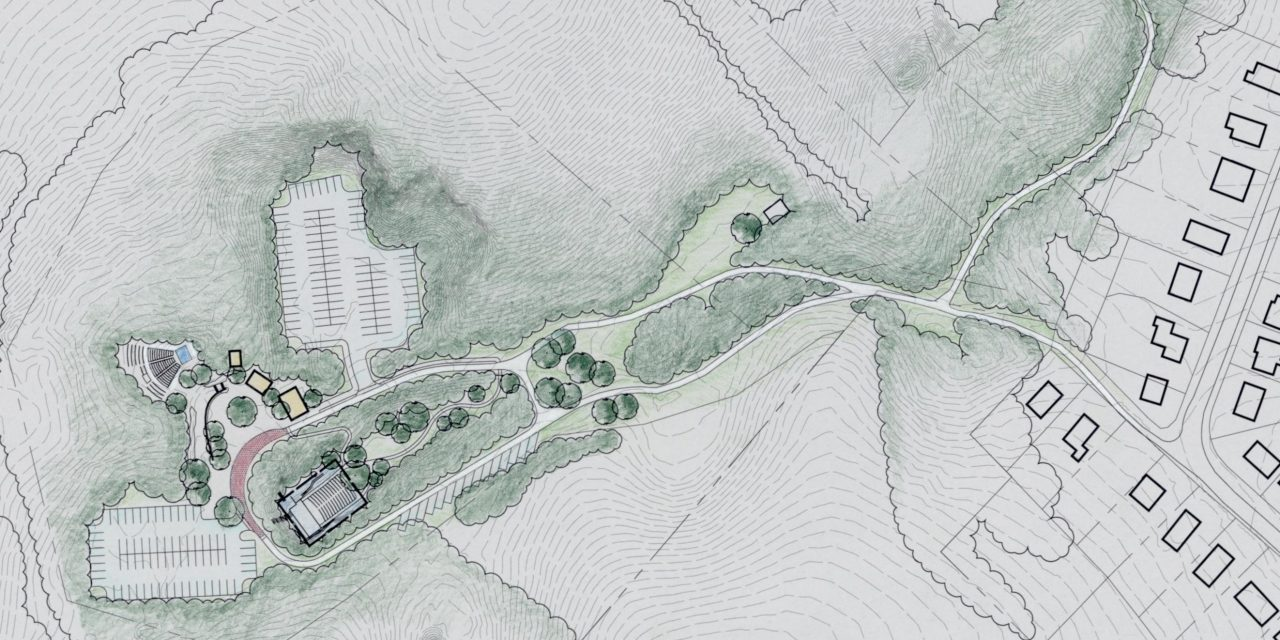
#> input picture content/projects/lime-kiln-theater/photos/01-1280.jpg, 1280 x 640 px, found by its file name
$ python make_ground.py content/projects/lime-kiln-theater/photos/01-1280.jpg
#> lines starting #> are read from the running program, lines starting #| are printed output that depends on the picture
#> in main, image is the input picture: PIL image 1280x640 RGB; mean R, G, B 193.7, 198.2, 197.5
#!/usr/bin/env python3
"""Make the ground of the site from one of the firm's own drawings.

Usage:
    python3 tools/make_ground.py content/projects/lime-kiln-theater/photos/01-1280.jpg
    python3 tools/make_ground.py DRAWING wide_from wide_to tall_from tall_to

The ground is the faint linework that runs behind every page. This reads one drawing, enlarges
it to twice its size so that its lines stay sharp on a large screen, keeps only its lines (the
paper becomes white and the pencil shading is kept very light), prints them in the green of
the logo, and writes two sheets into static/assets/img/:

    ground-wide.webp   for computers and tablets, where one copy spans the window
    ground-tall.webp   for phones, where the window shows a narrow part of a page at a time

Each sheet holds its part of the drawing twice, the second time reversed left to right, and
the joins are blended, so the sheet repeats down a page without a visible seam and without
the same feature turning up twice side by side.

The four numbers say which part of the drawing's width each sheet uses, as shares from the
left edge. The defaults suit the Lime Kiln plan: the wide sheet takes 0 to 0.74 (everything
but the house lots at the right), and the tall sheet takes 0.34 to 0.78 (the slopes, the
woods and the drive, without the parking lots, which a phone would show over and over).
Choose a drawing without lettering: lettering would show, faintly, behind the text of every
page.

Needs Pillow:  pip install pillow
"""

import os
import sys

try:
    from PIL import Image, ImageChops, ImageFilter, ImageOps
except ImportError:
    sys.exit("Pillow is missing. Install it with:  pip install pillow")

INK = (0x64, 0x80, 0x70)   # the green of the logo, "--sage" in the stylesheet
ENLARGE = 2                # the drawing is enlarged this many times before its lines are taken
PEAK = 0.55                # how dark the strongest line gets, as a share of the ink
LINES = 3.2                # how strongly thin marks are picked out against their surroundings
FLOOR, CEILING = 0.10, 0.75  # marks fainter than FLOOR are dropped (paper grain, scanner noise); CEILING and above print at full strength
SHADING = 0.14             # how much of the broad pencil shading is kept
BLEND = 180                # rows over which one copy of the drawing passes into the next


def linework(image):
    """The drawing as a grayscale picture of its marks alone: white marks on black, 255 the strongest."""
    gray = image.convert("L")
    if ENLARGE != 1:
        gray = gray.resize((gray.width * ENLARGE, gray.height * ENLARGE), Image.LANCZOS)
#> gray: PIL image 2560x1280 L
    counts = gray.histogram()
#> counts = 256 values, max 195120 at index 219, min 0 at index 252, mean 12800
    target, seen, paper = sum(counts) * 0.88, 0, 255
#> target = 2883584; seen = 0; paper = 255
    for tone, count in enumerate(counts):
        seen += count
        if seen >= target:
            paper = max(1, tone)                             # the tone of the bare paper
            break
#> this loop made 220 passes
#> (seen, paper) on pass 220: (2888116, 219)
#> (count, seen) on passes 1 to 6: (712, 712), (243, 955), (293, 1248), (302, 1550), (347, 1897), (382, 2279)
#> after the loop, seen = 2888116
    flat = gray.point(lambda v: min(255, round(v * 255 / paper)))
    soft = flat.filter(ImageFilter.GaussianBlur(5 * ENLARGE))
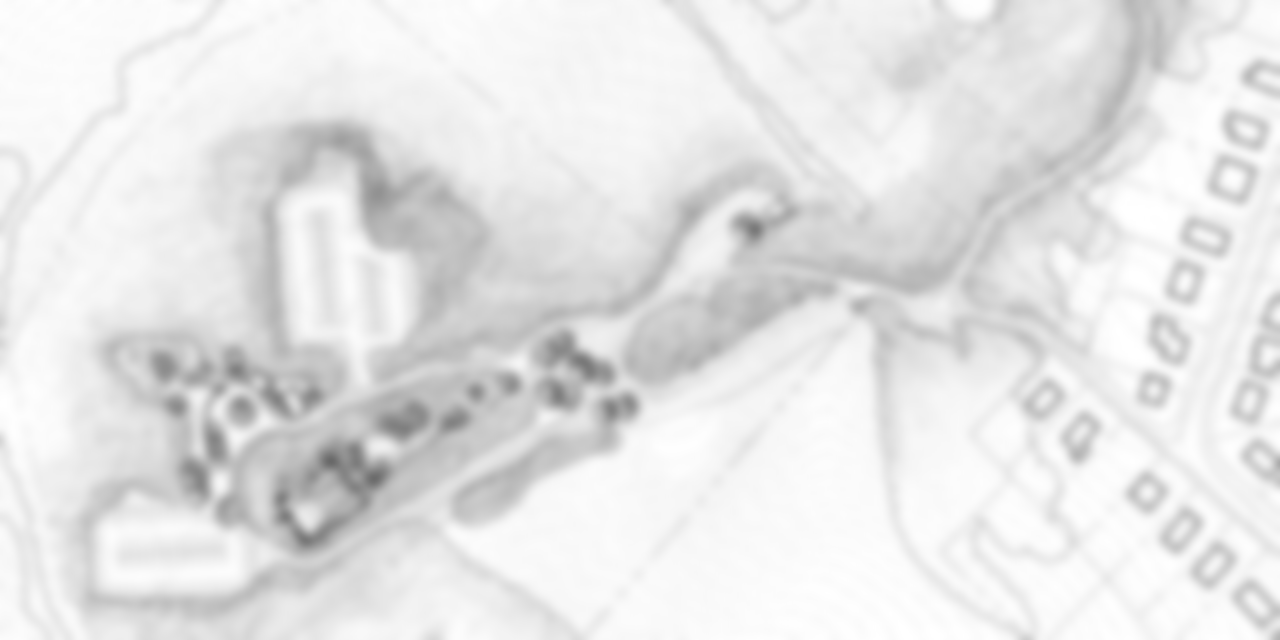
#> soft: PIL image 2560x1280 L (shown at 1/2 size); min 104, max 255, mean 228.9
    lines = ImageChops.subtract(soft, flat, scale=1 / LINES)  # marks darker than their surroundings

    def firm(v):
        # a steeper edge to every line, so that an enlarged line stays a line and does not turn to fog
        t = min(1.0, max(0.0, (v / 255 - FLOOR) / (CEILING - FLOOR)))
        return round(255 * t * t * (3 - 2 * t))

    lines = lines.point(firm)
    shading = ImageChops.invert(soft).point(lambda v: round(v * SHADING))
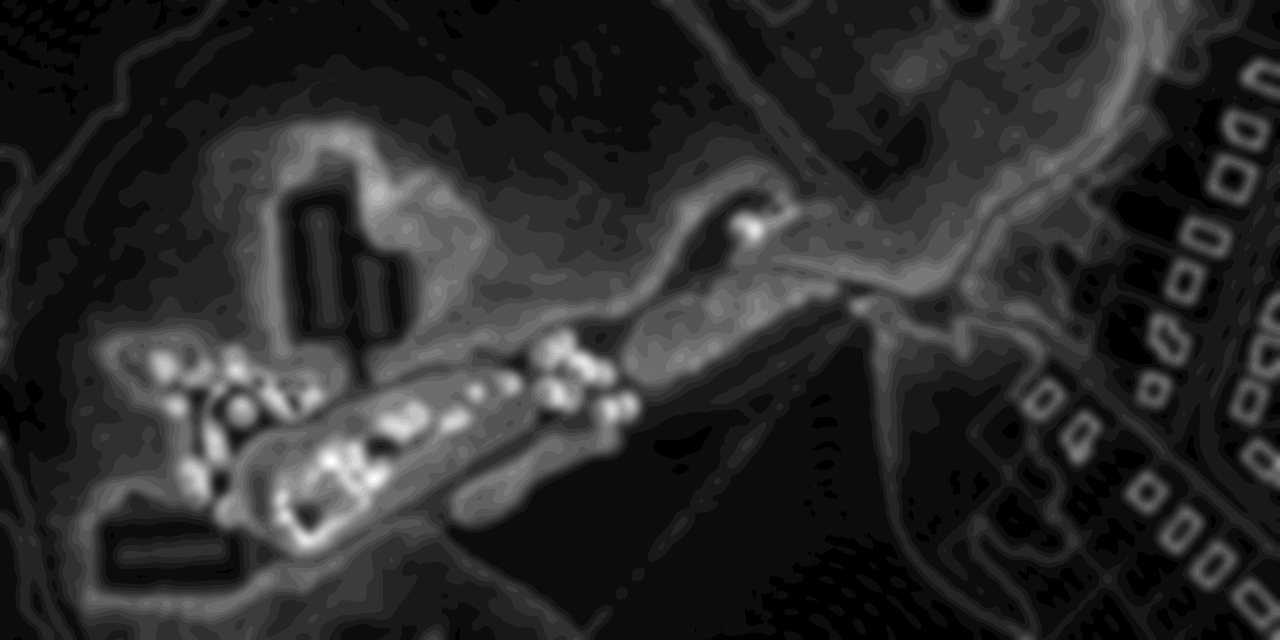
#> shading: PIL image 2560x1280 L (shown at 1/2 size); min 0, max 21, mean 3.7; drawn with min black and max white
    return ImageChops.add(lines, shading).point(lambda v: round(v * PEAK))
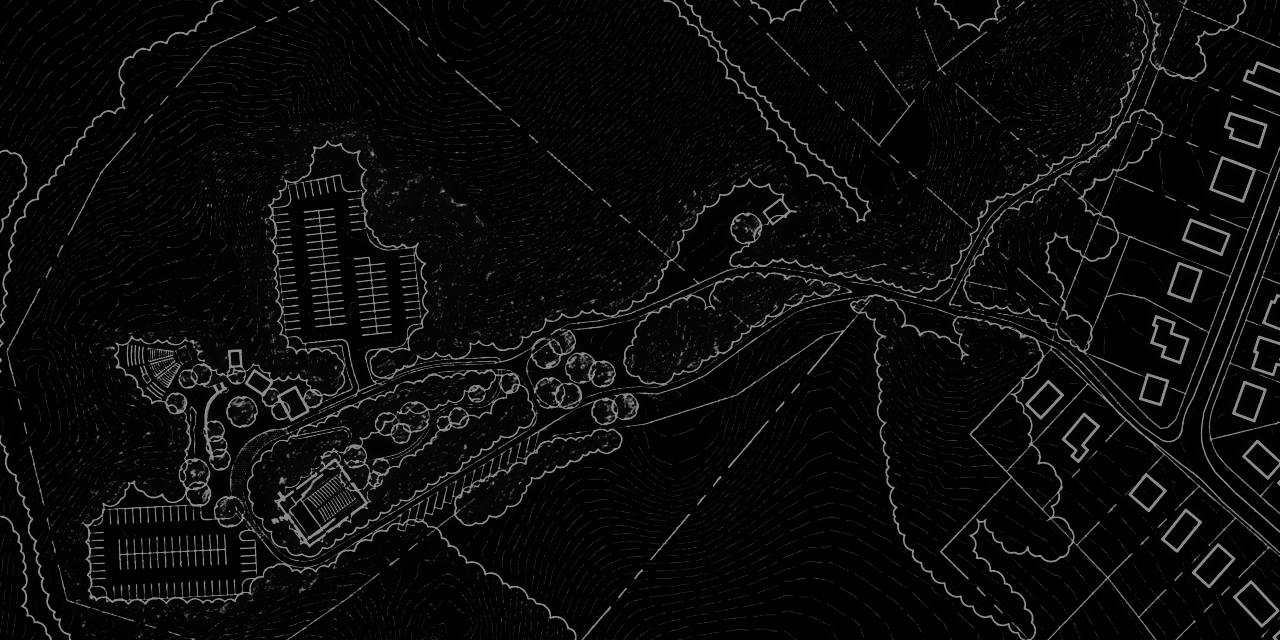
#> returned value: PIL image 2560x1280 L (shown at 1/2 size); min 0, max 140, mean 11.4


def ramp(width, height, rising):
    """A mask that goes from black to white down its height (or white to black)."""
    column = Image.new("L", (1, height))
    column.putdata([round(255 * (y + 0.5) / height) if rising else round(255 * (1 - (y + 0.5) / height)) for y in range(height)])
    return column.resize((width, height))


def sheet(marks):
    """Two copies down the page, the second reversed left to right, each join blended; the end blends into the start."""
    width, height = marks.size
    copies = [marks, ImageOps.mirror(marks)]
    step = height - BLEND
    out = Image.new("L", (width, step * len(copies)))
    for i, copy in enumerate(copies):
        nxt = copies[(i + 1) % len(copies)]
        out.paste(copy.crop((0, BLEND, width, step)), (0, i * step + BLEND))
        # the last rows of this copy pass into the first rows of the next one, which start the next step
        join = Image.composite(nxt.crop((0, 0, width, BLEND)), copy.crop((0, step, width, height)), ramp(width, BLEND, True))
        out.paste(join, (0, ((i + 1) % len(copies)) * step))
    return out


def printed(marks):
    return ImageOps.colorize(ImageChops.invert(marks), black=INK, white=(255, 255, 255))


def main():
    if len(sys.argv) < 2:
        sys.exit(__doc__)
    source = sys.argv[1]
    if len(sys.argv) not in (2, 6):
        sys.exit(__doc__)
    spans = [float(v) for v in sys.argv[2:6]] if len(sys.argv) == 6 else [0.0, 0.74, 0.34, 0.78]
    if not os.path.isfile(source):
        sys.exit(f"Drawing not found: {source}")
    image = Image.open(source).convert("RGB")
    marks = linework(image)   # from the whole drawing, so that both sheets print alike
    out_dir = os.path.join(os.path.dirname(os.path.dirname(os.path.abspath(__file__))), "static", "assets", "img")
    for name, start, end in (("ground-wide.webp", spans[0], spans[1]), ("ground-tall.webp", spans[2], spans[3])):
        part = marks.crop((round(marks.width * start), 0, round(marks.width * end), marks.height))
        result = printed(sheet(part))
        path = os.path.join(out_dir, name)
        result.save(path, "WEBP", quality=50, method=6)
        print(f"{name}: {result.width} x {result.height} pixels, {os.path.getsize(path) // 1024} KB")
#> this loop made 2 passes
#> pass 1, in main, `part = marks.crop((round(marks.width * start), 0, round(marks.width * ..`:
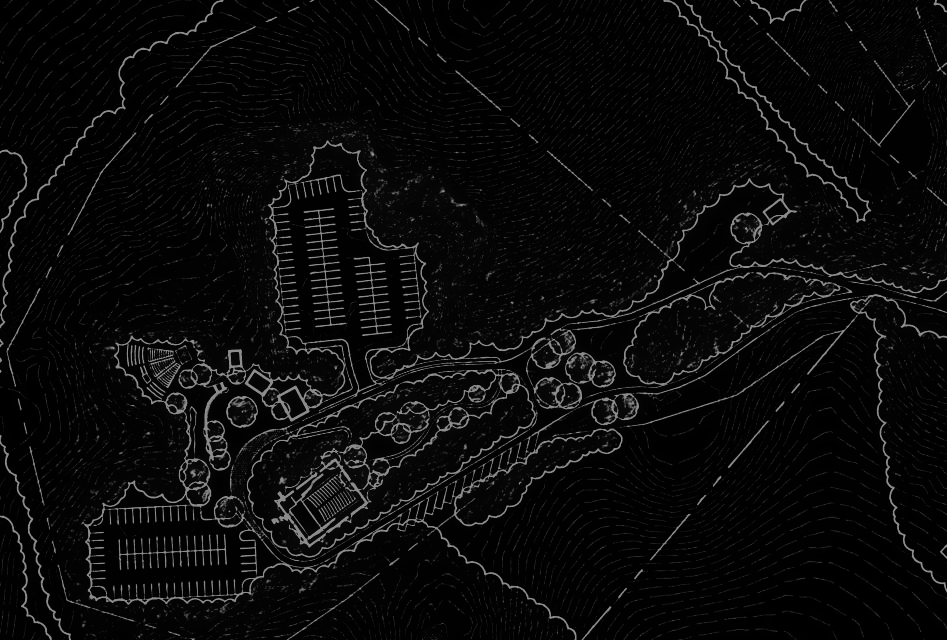
#> part: PIL image 1894x1280 L (shown at 1/2 size); min 0, max 140, mean 10.8
#> pass 1, in main, `result = printed(sheet(part))`:
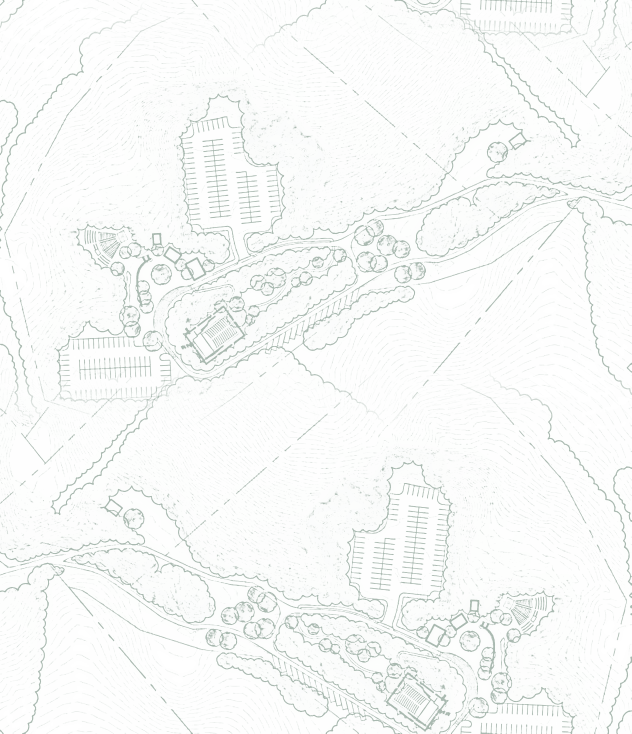
#> result: PIL image 1894x2200 RGB (shown at 1/3 size); mean R, G, B 247.5, 249, 248
#> after the loop:
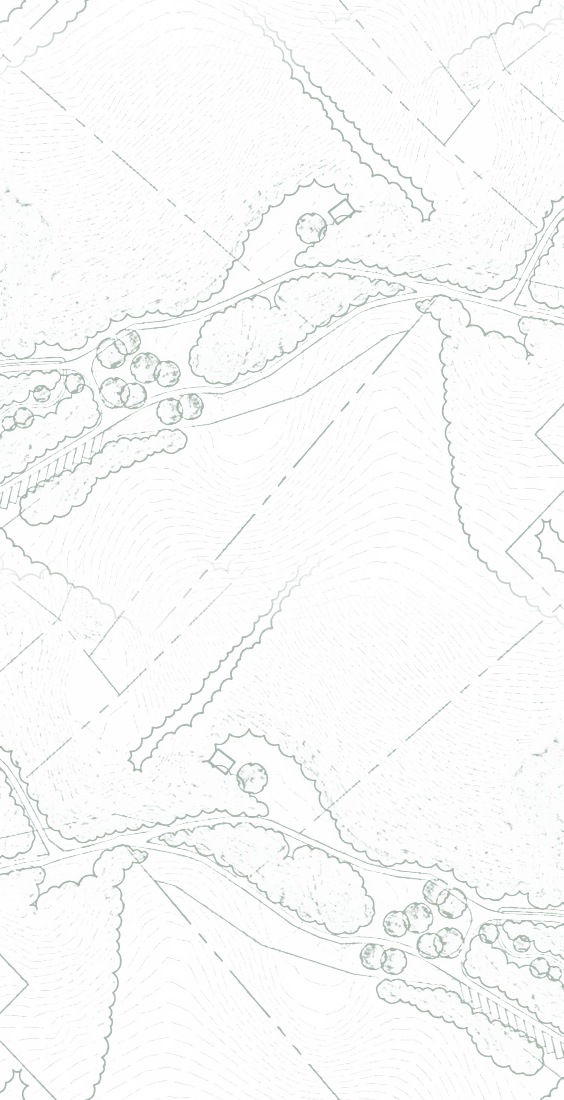
#> result: PIL image 1127x2200 RGB (shown at 1/2 size); mean R, G, B 248.6, 249.8, 249


if __name__ == "__main__":
    main()
